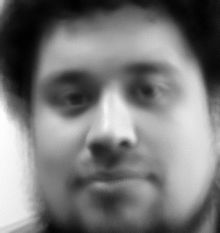
#> input picture DistanciaEuclidiana/averageAAlarcon.png, 220 x 233 px, found by its file name
$ python MyDistanciaEuclidiana.py averageAAlarcon.png   (Python 2 division)   (older library calls are emulated)
#> lines starting #> are read from the running program, lines starting #| are printed output that depends on the picture
"""
====================================================
    Faces recognition usando DistanciaEuclidiana
====================================================

Run: Para correr el codigo es necesario escribir en consola

python MyDistanciaEuclidiana.py [DirectorioCaraReconocer]

Por ejemplo: python MyDistanciaEuclidiana.py /home/pi/Desktop/CodigosMT/DistanciaEuclidiana/s01Normal7.gif
			python MyDistanciaEuclidiana.py /home/pi/Desktop/CodigosMT/DistanciaEuclidiana/s02Normal4.gif
			python MyDistanciaEuclidiana.py /home/pi/Desktop/CodigosMT/DistanciaEuclidiana/s03Normal4.gif
 			python MyDistanciaEuclidiana.py /home/pi/Desktop/CodigosMT/DistanciaEuclidiana/s04Normal1.gif
 			python MyDistanciaEuclidiana.py /home/pi/Desktop/CodigosMT/DistanciaEuclidiana/s05Normal5.gif
 			python MyDistanciaEuclidiana.py /home/pi/Desktop/CodigosMT/DistanciaEuclidiana/s06Normal5.gif     #-->No Funciona
 			python MyDistanciaEuclidiana.py /home/pi/Desktop/CodigosMT/DistanciaEuclidiana/s07Normal3.gif	    #-->No Funciona
  			python MyDistanciaEuclidiana.py /home/pi/Desktop/CodigosMT/DistanciaEuclidiana/s08Normal5.gif
 			python MyDistanciaEuclidiana.py /home/pi/Desktop/CodigosMT/DistanciaEuclidiana/s09Normal1.gif
 			python MyDistanciaEuclidiana.py /home/pi/Desktop/CodigosMT/DistanciaEuclidiana/s10Normal1.gif
			python MyDistanciaEuclidiana.py /home/pi/Desktop/CodigosMT/DistanciaEuclidiana/s11Normal4.gif		#-->No Funciona
			python MyDistanciaEuclidiana.py /home/pi/Desktop/CodigosMT/DistanciaEuclidiana/s12Normal1.gif
			python MyDistanciaEuclidiana.py /home/pi/Desktop/CodigosMT/DistanciaEuclidiana/s13Normal4.gif
 			python MyDistanciaEuclidiana.py /home/pi/Desktop/CodigosMT/DistanciaEuclidiana/s14Normal2.gif		#-->No Funciona
 			python MyDistanciaEuclidiana.py /home/pi/Desktop/CodigosMT/DistanciaEuclidiana/s16Normal1.gif
 			python MyDistanciaEuclidiana.py /home/pi/Desktop/CodigosMT/DistanciaEuclidiana/s18Normal1.gif
 			python MyDistanciaEuclidiana.py /home/pi/Desktop/CodigosMT/DistanciaEuclidiana/s19Normal8.gif		#-->No Funciona
 			python MyDistanciaEuclidiana.py /home/pi/Desktop/CodigosMT/DistanciaEuclidiana/s11Normal1.gif		#-->No Funciona


 Autor: Felipe A. Seguel Mora felipeseguel@udec.cl  GibHub: https://github.com/fseguel91/Reconocimiento-de-Rostros-
"""
import numpy as np
from numpy import linalg as LA
import sys
from scipy.misc import imread, imresize
import matplotlib.pyplot as plt
import matplotlib.cm as cm
from scipy.misc import imread
from scipy.linalg import norm
from scipy import sum, average

#Funcion Principal

def main():

	NumerodeImagenesBD = 18
	#Carga Imagenes de Entrenamiento.
	img1 = imread('/home/pi/Desktop/CodigosMT/DistanciaEuclidiana/averageAAlarcon.png','png')
#> img1: shape (233, 220) float32; min 0, max 255, mean 120.8
	img2 = imread('/home/pi/Desktop/CodigosMT/DistanciaEuclidiana/averageACarrasco.png','png')
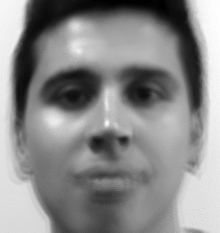
#> input picture DistanciaEuclidiana/averageACarrasco.png, 220 x 233 px, found by its file name
#> img2: shape (233, 220) float32; min 0, max 255, mean 137.9
	img3 = imread('/home/pi/Desktop/CodigosMT/DistanciaEuclidiana/averageASoto.png','png')
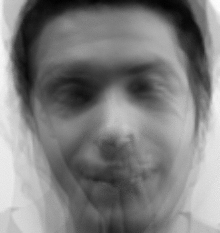
#> input picture DistanciaEuclidiana/averageASoto.png, 220 x 233 px, found by its file name
#> img3: shape (233, 220) float32; min 0, max 255, mean 126.4
	img4 = imread('/home/pi/Desktop/CodigosMT/DistanciaEuclidiana/averageCLeal.png','png')
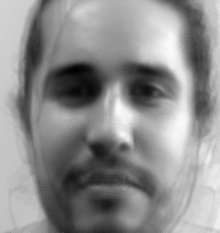
#> input picture DistanciaEuclidiana/averageCLeal.png, 220 x 233 px, found by its file name
#> img4: shape (233, 220) float32; min 0, max 255, mean 141.3
	img5 = imread('/home/pi/Desktop/CodigosMT/DistanciaEuclidiana/averageCmaldonado.png','png')
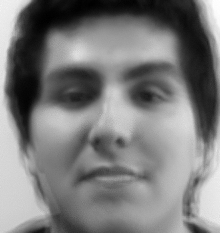
#> input picture DistanciaEuclidiana/averageCmaldonado.png, 220 x 233 px, found by its file name
#> img5: shape (233, 220) float32; min 0, max 255, mean 123.6
	img6 = imread('/home/pi/Desktop/CodigosMT/DistanciaEuclidiana/averageDPalacios.png','png')
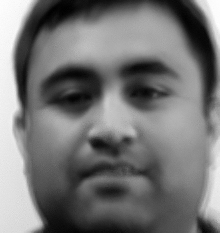
#> input picture DistanciaEuclidiana/averageDPalacios.png, 220 x 233 px, found by its file name
#> img6: shape (233, 220) float32; min 0, max 255, mean 117
#> (the run stopped early here; a loop or call above may not have finished)
